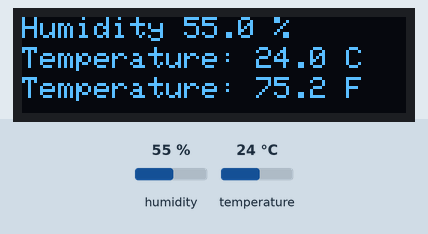
This sketch was run on a simulated ESP32. Shown: 128×32 one-colour display. Inputs (shaded band) come from the test bench; at power-on: humidity 55 %, temperature 24 °C. What the sketch prints to the serial monitor is not drawn.

Above: at 4.8 s.
4.9 s: humidity set to 22 %
At 6.8 s:
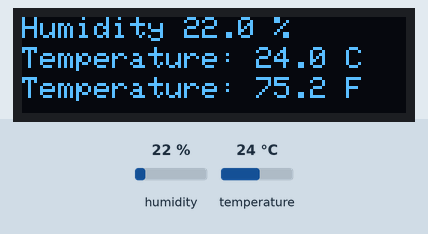
7.9 s: temperature set to 12 °C
At 9.1 s:
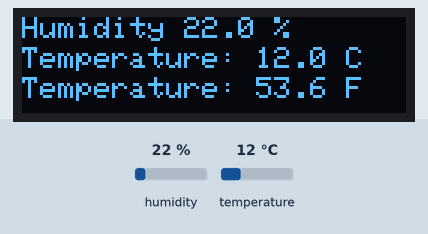
10.9 s: humidity set to 40 %
At 13.5 s:
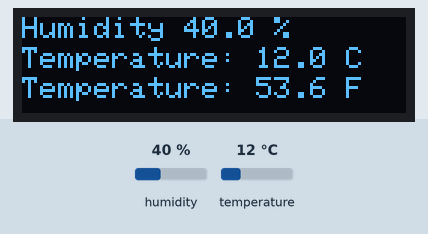
13.9 s: temperature set to 19 °C
At 14.5 s:
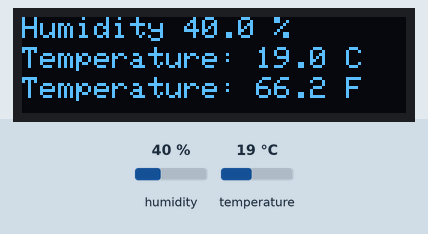
Timing chart, 0 to 16.9 s (numbered marks = the images above; inputs shaded):
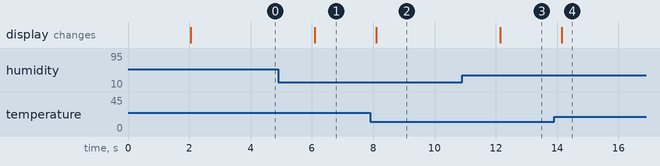

The sketch:

ESP8266DHT22.ino
```cpp
// Example testing sketch for various DHT humidity/temperature sensors
// Written by ladyada, public domain

// REQUIRES the following Arduino libraries:
// - DHT Sensor Library: https://github.com/adafruit/DHT-sensor-library
// - Adafruit Unified Sensor Lib: https://github.com/adafruit/Adafruit_Sensor

#include "DHT.h"
#include <SPI.h>
#include <Wire.h>
#include <WiFi.h>
#include <Adafruit_GFX.h>
#include <Adafruit_SSD1306.h>
//extern "C" {
 // #include "freertos/FreeRTOS.h"
 // #include "freertos/timers.h"
//}
#include <AsyncMqttClient.h>

#define SCREEN_WIDTH 128 // OLED display width, in pixels
#define SCREEN_HEIGHT 32 // OLED display height, in pixels
#define DHTPIN 14     // Digital pin connected to the DHT sensor

// Declaration for an SSD1306 display connected to I2C (SDA, SCL pins)
#define OLED_RESET     -1 // Reset pin # (or -1 if sharing Arduino reset pin)
Adafruit_SSD1306 display(SCREEN_WIDTH, SCREEN_HEIGHT, &Wire, OLED_RESET);


// define sensor
#define DHTTYPE DHT22   // DHT 22  (AM2302), AM2321


// Initialize DHT sensor.
DHT dht(DHTPIN, DHTTYPE);

void setup() {
  Serial.begin(115200);
  Serial.println(F("DHTxx test!"));

  dht.begin();


// SSD1306_SWITCHCAPVCC = generate display voltage from 3.3V internally
  if(!display.begin(SSD1306_SWITCHCAPVCC, 0x3C)) {
    Serial.println(F("SSD1306 allocation failed"));
    for(;;); // Don't proceed, loop forever
  }


 }

void loop() {
  // Wait a few seconds between measurements.
  delay(2000);

  // Reading temperature or humidity takes about 250 milliseconds!
  // Sensor readings may also be up to 2 seconds 'old' (its a very slow sensor)
  float h = dht.readHumidity();
  // Read temperature as Celsius (the default)
  float t = dht.readTemperature();
  // Read temperature as Fahrenheit (isFahrenheit = true)
  float f = dht.readTemperature(true);

  // Check if any reads failed and exit early (to try again).
  if (isnan(h) || isnan(t) || isnan(f)) {
    Serial.println(F("Failed to read from DHT sensor!"));
    return;
  }
  //OLED print instructions
  display.setTextSize(1);
  display.setTextColor(WHITE);
  display.clearDisplay();
  display.setCursor(0,0);
  display.print("Humidity ");
  display.print(h,1);
  display.print(" %");
  display.setCursor(0,10);
  display.print("Temperature: ");
  display.print(t,1);
  display.print(" C");
  display.setCursor(0,20);
  display.print("Temperature: ");
  display.print(f,1);
  display.print(" F");
  display.display();
  //serial print instructions
  Serial.print(F("Humidity: "));
  Serial.print(h);
  Serial.print("%");
  Serial.print('\n');
  Serial.print(F("Temperature: "));
  Serial.print(t);
  Serial.print(F("°C "));
  Serial.print('\n');
  Serial.print(F("Temperature: "));
  Serial.print(f);
  Serial.print(F("°F"));
  Serial.print('\n');

}
```

Measured:
- after the input at 4.9 s, the display: changes after 1.2 s (image 1)
- after the input at 7.9 s, the display: changes after 0.20 s (image 2)
- after the input at 10.9 s, the display: changes after 1.2 s (image 3)
- after the input at 13.9 s, the display: changes after 0.26 s (image 4)
